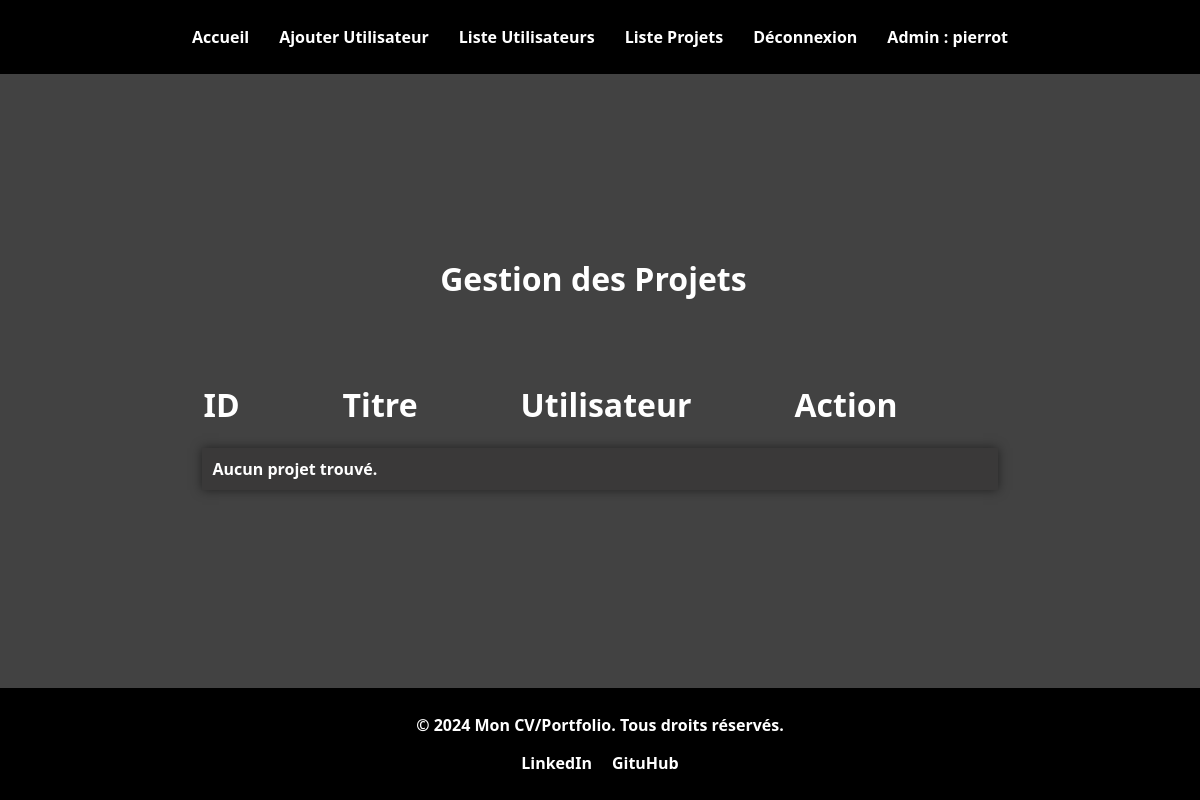
The app's page /admin/manage_projects.php (signed in), older data.
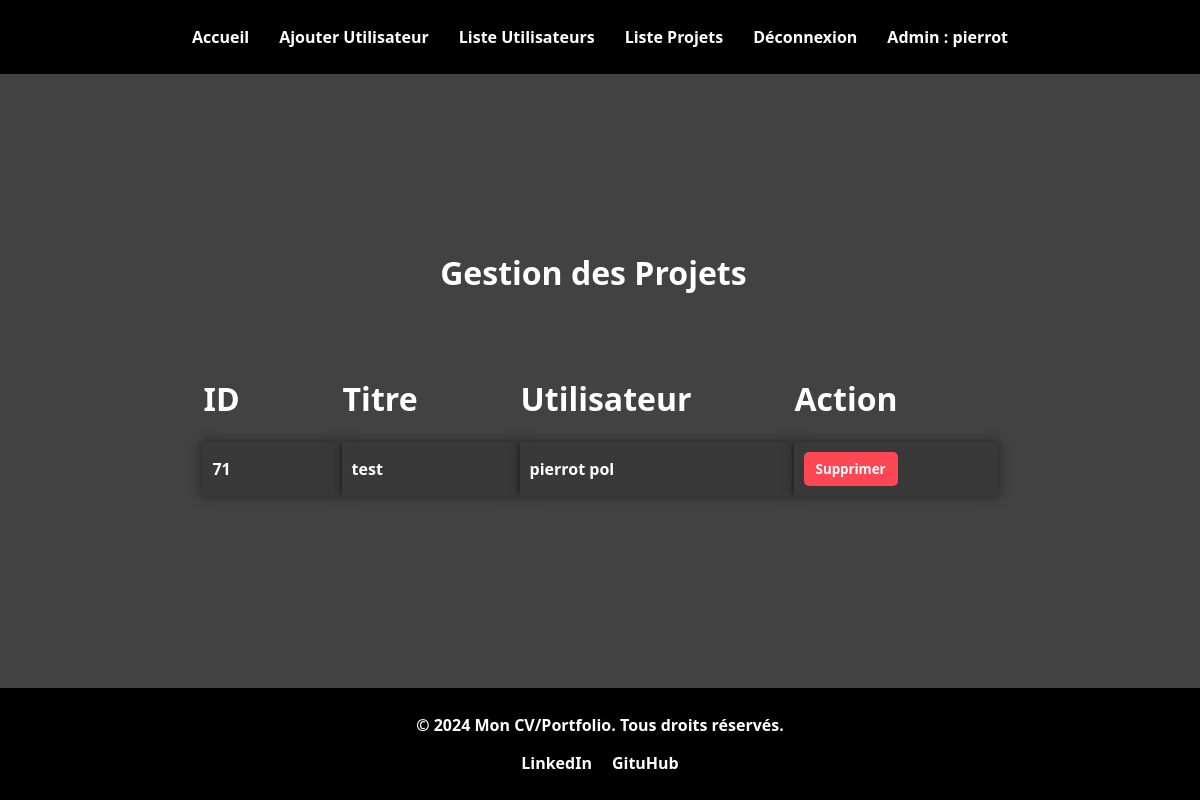
The same page, newer data.
### tables this page shows
CREATE TABLE `projects` (
  `id` int(11) NOT NULL,
  `user_id` int(11) NOT NULL,
  `title` varchar(255) NOT NULL,
  `description` text NOT NULL
);

### admin/manage_projects.php (the view, shortened to what this page needs)
<?php
include '../includes/db.php';
$query = "SELECT p.id, p.title, CONCAT(u.first_name, ' ', u.last_name) AS username FROM projects p JOIN users u ON p.user_id = u.id";
$result = $conn->query($query);
?>
<?php include('includes/admin_header.php'); ?>
<div class="container">
    <h2 class="h2-admin-2">Gestion des Projets</h2>
    <table>
        <thead>
            <tr>
                <th>ID</th>
                <th>Titre</th>
                <th>Utilisateur</th>
                <th>Action</th>
            </tr>
        </thead>
        <tbody>
            <?php
            if ($result->num_rows > 0) {
                while ($row = $result->fetch_assoc()) {
                    echo "<tr>
                            <td>{$row['id']}</td>
                            <td>{$row['title']}</td>
                            <td>{$row['username']}</td>
                            <td>
                                <form class='delete-admin-form' action='delete_project.php' method='POST' style='display:inline;'>
                                    <input type='hidden' name='project_id' value='{$row['id']}'>
                                    <button type='submit' class='delete-button'>Supprimer</button>
                                </form>
                            </td>
                          </tr>";
                }
            } else {
                echo "<tr><td colspan='4'>Aucun projet trouvé.</td></tr>";
            }
            ?>
        </tbody>
    </table>
</div>
</body>
</html>
<?php include('../includes/footer.php'); ?>

### admin/includes/admin_header.php (shortened to what this page needs)
<!DOCTYPE html>
<html lang="fr">
<head>
    <link rel="stylesheet" href="/tp-cv/assets/css/home.css">
    <link rel="stylesheet" href="/tp-cv/assets/css/login.css">
    <link rel="stylesheet" href="/tp-cv/assets/css/admin.css">
</head>
<body>
    <header>
        <nav>
            <ul>
                <li><a href="/tp-cv/index.php">Accueil</a></li>
                <li><a href="/tp-cv/admin/index.php">Ajouter Utilisateur</a></li>
                <li><a href="/tp-cv/admin/user_management.php">Liste Utilisateurs</a></li>
                <li><a href="/tp-cv/admin/manage_projects.php">Liste Projets</a></li>
                <li><a href="/tp-cv/logout.php">Déconnexion</a></li>
                <li>Admin : <?php echo $_SESSION['first_name']; ?></li>
            </ul>
        </nav>
    </header>
    <main>

### includes/footer.php (shortened to what this page needs)
<footer>
    <p>&copy; 2024 Mon CV/Portfolio. Tous droits réservés.</p>
    <ul>
        <li><a href="https://www.linkedin.com/in/nicolas-gouy-99120932b/" target="_blank">LinkedIn</a></li>
        <li><a href="https://github.com/gonicolas12" target="_blank">GituHub</a></li>
    </ul>
</footer>
</body>
</html>

### assets/css/home.css (style rules this page uses)
html, body { height: 100%; margin: 0; }
p, a, h1, h2, li { font-weight: bold; font-family: 'Segoe UI', Tahoma, Geneva, Verdana, sans-serif; color: #ffffff; }
ul { list-style-type: none; padding: 0; }
header { background-color: #000000; color: white; padding: 10px 0; }
nav ul { display: flex; justify-content: center; }
nav ul li { margin: 0 15px; }
nav ul li a { color: white; text-decoration: none; font-weight: bold; }
main { display: flex; flex-direction: column; justify-content: center; align-items: center; height: calc(100vh - 140px); margin: 0; background-color: #424242; }
footer { background-color: #000000; text-align: center; padding: 10px 0; width: 100%; position: absolute; bottom: 0; }
footer p { font-weight: bold; color: #ffffff; }
footer ul { display: flex; justify-content: center; }
footer ul li { margin: 0 10px; }
footer a { font-weight: bold; text-decoration: none; color: #ffffff; }

### assets/css/login.css (style rules this page uses)
main { display: flex; flex-direction: column; align-items: center; justify-content: center; height: calc(100vh - 140px); padding: 20px; }
p { font-weight: bold; font-family: 'Segoe UI', Tahoma, Geneva, Verdana, sans-serif; color: #000000; }
form { background-color: #f9f9f9; border-radius: 8px; box-shadow: 0 2px 10px rgba(0, 0, 0, 0.1); padding: 20px; max-width: 400px; width: 100%; margin-bottom: 100px; }

### assets/css/admin.css (style rules this page uses)
.h2-admin-2 { margin-top: -100px; margin-bottom: 80px; font-size: 200%; margin-left: 30%; }
.delete-admin-form { margin: 0; padding: 0; display: inline; }
th { color: white; font-family: 'Segoe UI', Tahoma, Geneva, Verdana, sans-serif; font-weight: bold; font-size: 200%; padding-right: 100px; padding-bottom: 20px; }
td { color: white; font-family: 'Segoe UI', Tahoma, Geneva, Verdana, sans-serif; font-weight: bold; background-color: #3a3939; padding: 10px; box-shadow: 0 0 10px rgba(0, 0, 0, 0.5); }
.delete-button { font-family: 'Segoe UI', Tahoma, Geneva, Verdana, sans-serif; font-weight: bold; background-color: #ff4655; color: #fff; padding: 8px 12px; border-radius: 5px; text-decoration: none; display: inline-block; margin: 0; transition: background-color 0.3s; align-self: flex-start; border: none; }

Row changes from the older to the newer data that the page shows:
added projects: id "71", title "test", username "pierrot pol"
Text that changed along with them:
text no longer shown: "Aucun projet trouvé."
